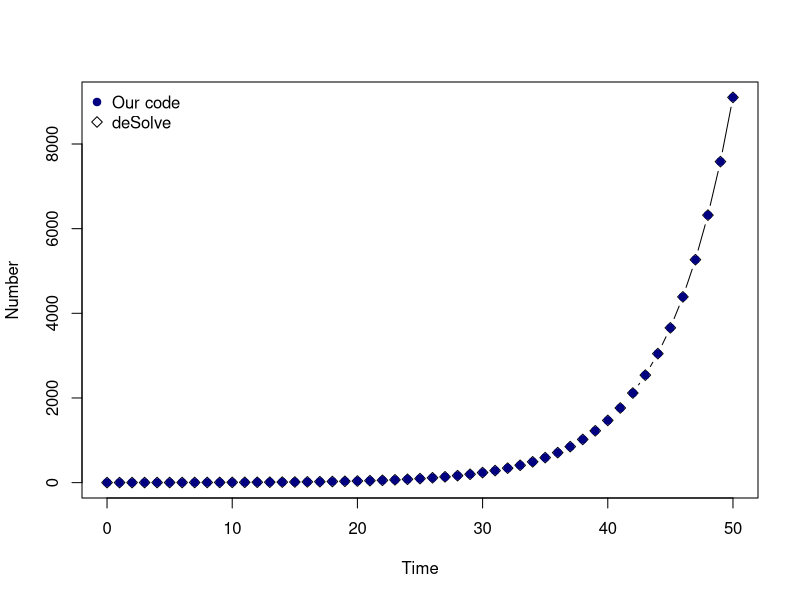
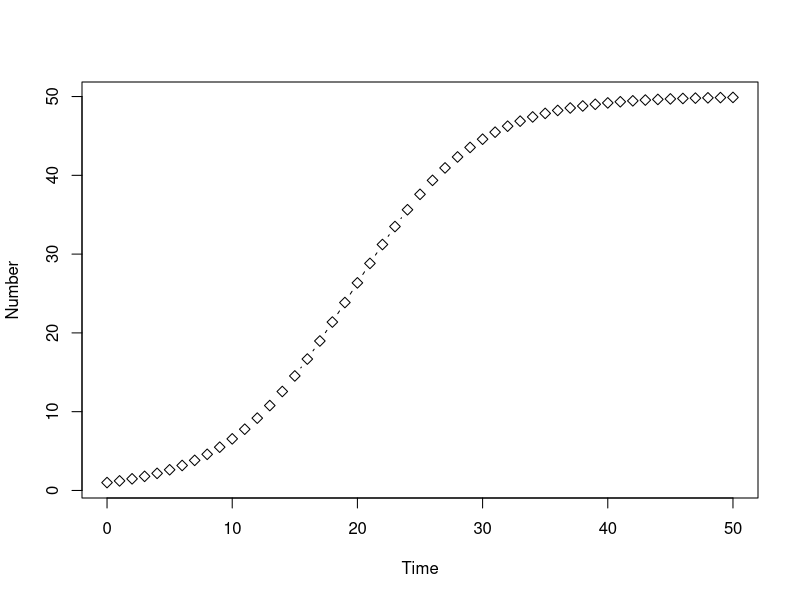

The R script that drew these images, in order:
## ---- chunk 1
knitr::opts_chunk$set(echo = TRUE, comment = NA, dev = "png",
                      fig.width = 5, fig.height = 5)
library(deSolve)

## ---- chunk 2
population_growth <- function(time, state_var, pars) {
  # Extract state variables
  P <- state_var["P"]
  # Extract model parameters
  r <- pars["r"]
  # The differential equations
  dP <- r * P
  # Return the derivative as a list
  sol <- list(c(dP))
  return(sol)
}
## ---- chunk 3
# What are our parameter values?
pars <- c(r = 0.2)

# Define time to solve equations
times <- seq(from = 0, to = 50, by = 1)

# What are the initial values (or conditions) of the state variables?
state_var <- c(P = 1)

# Solve the equations over the vector of times with initial conditions
solution_desolve <- ode(y = state_var, times = times, func = population_growth,
                        parms = pars, method = euler)

# Convert to a data frame to extract columns by name
solution_desolve <- as.data.frame(solution_desolve)
head(solution_desolve)
## ---- chunk 4
# Assign parameter values
P_0 <- 1
r   <- 0.2

# Calculate the number of time steps
delta_t <- 1
t_max <- 50
n_max <- t_max / delta_t

# Set up empty data frame to store time and value of P
solution <- data.frame(time = 0, P = P_0)

# for n_max time steps
for (n in 1:n_max){
  # Find the current time
  time <- solution$time[n]
  # Find the current value of P
  P <- solution$P[n]
  # Calculate the next value of P
  next_P <- P + (r * P) * delta_t
  # Store the time and the next value of P
  solution[(n + 1), ] <- c(time + delta_t, next_P)
}

plot(solution_desolve$time, solution_desolve$P, type = "b", pch = 5,
     xlab = "Time", ylab = "Number")
points(solution$time, solution$P, pch = 19, col = "navy")
legend("topleft", c("Our code", "deSolve"), col = c("navy", "black"),
       pch = c(19, 5), bty = "n")
## ---- chunk 5
times_01 <- seq(from = 0, to = 50, by = 0.1)

solution_01 <- as.data.frame(ode(y = state_var, times = times_01,
                                  func = population_growth, parms = pars,
                                  method = euler))

## ---- chunk 6
times <- seq(from = 0, to = 50, by = 1)

solution_rk4 <- as.data.frame(ode(y = state_var, times = times,
                                  func = population_growth, parms = pars,
                                  method = rk4))

## ---- chunk 7
population_growth_K <- function(time, state_var, pars) {
  # Extract state variables
  P <- state_var["P"]
  # Extract model parameters
  r <- pars["r"]
  K <- pars["K"]
  # The differential equations
  dP <- r * P * ((K - P) / K)
  # Return the solved equations as a list
  sol <- list(c(dP))
  return(sol)
}

## ---- chunk 8
# What are our parameter values?
pars <- c(r = 0.2, K = 50)

# Define time to solve equations
times <- seq(from = 0, to = 50, by = 1)

# What are the initial values (or conditions) of the state variables?
state_var <- c(P = 1)

# Solve the equations over the vector of times with initial conditions
solution <- as.data.frame(ode(y = state_var, times = times,
                              func = population_growth_K, parms = pars,
                              method = rk4))
plot(solution$time, solution$P, type = "b", pch = 5,
     xlab = "Time", ylab = "Number")
